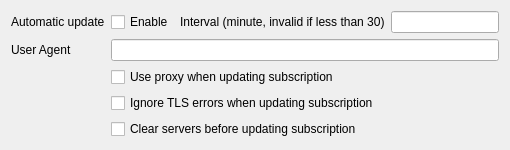
                    <widget class="QWidget" name="tab_3">
                        <attribute name="title">
                            <string>Subscription</string>
                        </attribute>
                        <layout class="QGridLayout" name="gridLayout_3">
                            <item row="0" column="1">
                                <layout class="QHBoxLayout" name="horizontalLayout_5">
                                    <item>
                                        <widget class="QCheckBox" name="sub_auto_update_enable">
                                            <property name="sizePolicy">
                                                <sizepolicy hsizetype="Minimum" vsizetype="Fixed">
                                                    <horstretch>0</horstretch>
                                                    <verstretch>0</verstretch>
                                                </sizepolicy>
                                            </property>
                                            <property name="text">
                                                <string>Enable</string>
                                            </property>
                                        </widget>
                                    </item>
                                    <item>
                                        <widget class="QLabel" name="label_21">
                                            <property name="text">
                                                <string>Interval (minute, invalid if less than 30)</string>
                                            </property>
                                        </widget>
                                    </item>
                                    <item>
                                        <widget class="QLineEdit" name="sub_auto_update">
                                            <property name="sizePolicy">
                                                <sizepolicy hsizetype="Preferred" vsizetype="Fixed">
                                                    <horstretch>0</horstretch>
                                                    <verstretch>0</verstretch>
                                                </sizepolicy>
                                            </property>
                                        </widget>
                                    </item>
                                </layout>
                            </item>
                            <item row="1" column="1">
                                <widget class="MyLineEdit" name="user_agent"/>
                            </item>
                            <item row="2" column="1">
                                <widget class="QCheckBox" name="sub_use_proxy">
                                    <property name="text">
                                        <string>Use proxy when updating subscription</string>
                                    </property>
                                </widget>
                            </item>
                            <item row="3" column="1">
                                <widget class="QCheckBox" name="sub_insecure">
                                    <property name="text">
                                        <string>Ignore TLS errors when updating subscription</string>
                                    </property>
                                </widget>
                            </item>
                            <item row="4" column="1">
                                <widget class="QCheckBox" name="sub_clear">
                                    <property name="text">
                                        <string>Clear servers before updating subscription</string>
                                    </property>
                                </widget>
                            </item>
                            <item row="0" column="0">
                                <widget class="QLabel" name="label_20">
                                    <property name="sizePolicy">
                                        <sizepolicy hsizetype="Preferred" vsizetype="Maximum">
                                            <horstretch>0</horstretch>
                                            <verstretch>0</verstretch>
                                        </sizepolicy>
                                    </property>
                                    <property name="text">
                                        <string>Automatic update</string>
                                    </property>
                                </widget>
                            </item>
                            <item row="1" column="0">
                                <widget class="QLabel" name="label_4">
                                    <property name="text">
                                        <string>User Agent</string>
                                    </property>
                                </widget>
                            </item>
                        </layout>
                    </widget>
